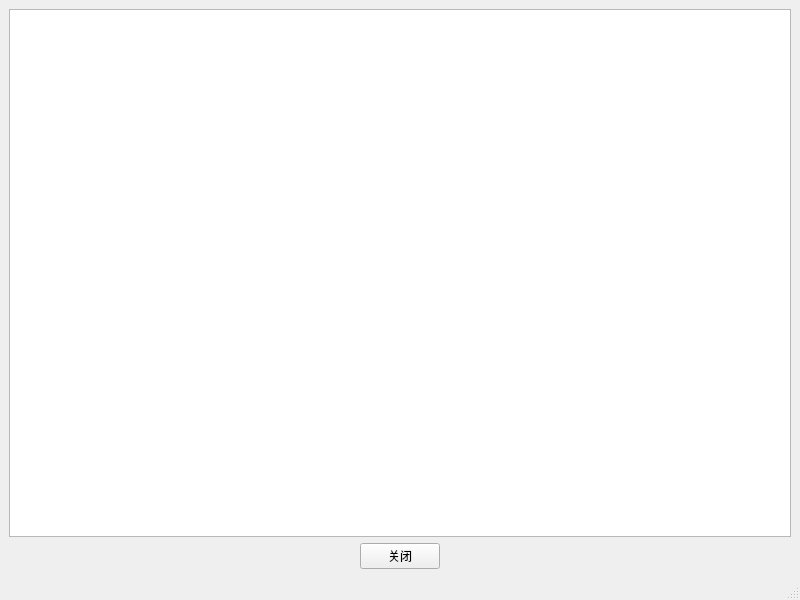
<?xml version="1.0" encoding="UTF-8"?>
<ui version="4.0">
 <class>runwindow</class>
 <widget class="QMainWindow" name="runwindow">
  <property name="geometry">
   <rect>
    <x>0</x>
    <y>0</y>
    <width>800</width>
    <height>600</height>
   </rect>
  </property>
  <property name="windowTitle">
   <string>MainWindow</string>
  </property>
  <widget class="QWidget" name="centralwidget">
   <layout class="QGridLayout" name="gridLayout">
    <item row="0" column="0" colspan="3">
     <widget class="QTextBrowser" name="run"/>
    </item>
    <item row="1" column="0">
     <spacer name="horizontalSpacer">
      <property name="orientation">
       <enum>Qt::Horizontal</enum>
      </property>
      <property name="sizeHint" stdset="0">
       <size>
        <width>342</width>
        <height>20</height>
       </size>
      </property>
     </spacer>
    </item>
    <item row="1" column="1">
     <widget class="QPushButton" name="exti">
      <property name="text">
       <string>关闭</string>
      </property>
     </widget>
    </item>
    <item row="1" column="2">
     <spacer name="horizontalSpacer_2">
      <property name="orientation">
       <enum>Qt::Horizontal</enum>
      </property>
      <property name="sizeHint" stdset="0">
       <size>
        <width>342</width>
        <height>20</height>
       </size>
      </property>
     </spacer>
    </item>
   </layout>
  </widget>
  <widget class="QMenuBar" name="menubar">
   <property name="geometry">
    <rect>
     <x>0</x>
     <y>0</y>
     <width>800</width>
     <height>21</height>
    </rect>
   </property>
  </widget>
  <widget class="QStatusBar" name="statusbar"/>
 </widget>
 <resources/>
 <connections/>
</ui>
